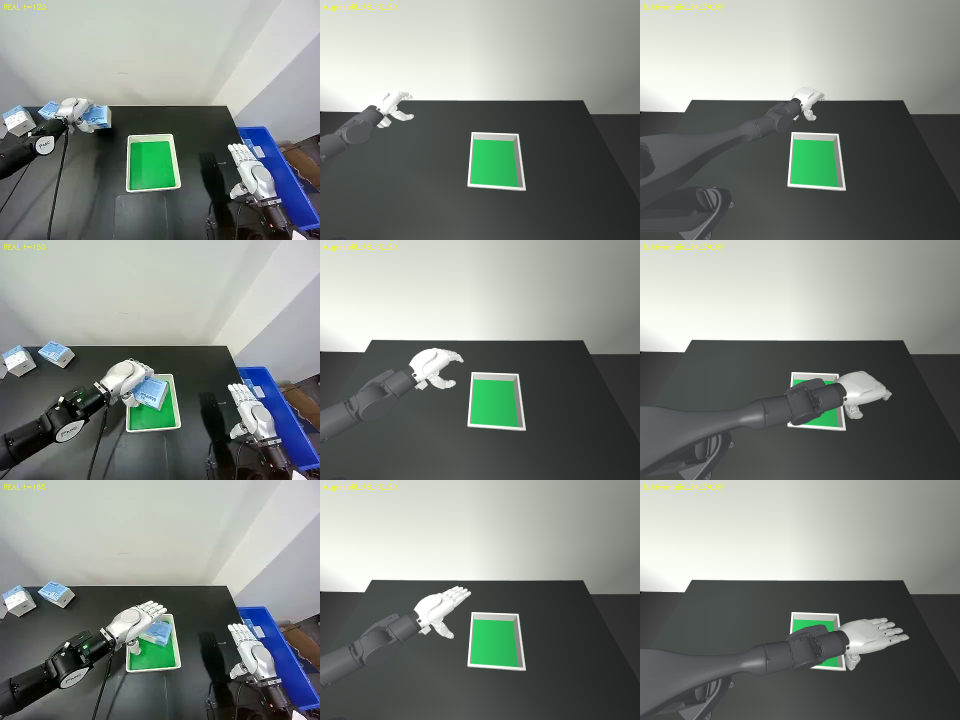
#> input picture mujoco_tissue_scene/reports/arbitration_triple.png, 1920 x 1440 px (shown at 1/2 size)
$ python -i fit_central_camera.py   (imports and definitions only)
#> lines starting #> are read from the running program, lines starting #| are printed output that depends on the picture; after the words box and inside, x2 and y2 are one past the last pixel; in counts of white or black regions, pixels touching at a corner belong together
#> further down, picture is the input picture: shape (1440, 1920, 3); mean B, G, R 128, 133.4, 126.7
"""Conditional planar camera fit using green tray; not a metric calibration.

Assumes scene tray dimensions, orientation and the existing camera focal length.
Writes a separate candidate config, never the default or raw data.
"""
import argparse
import json
from pathlib import Path

import cv2
import numpy as np
import yaml


def tray_corners(image):
    hsv = cv2.cvtColor(image, cv2.COLOR_BGR2HSV)
#> hsv: shape (1440, 1920, 3); mean H, S, V 60.5, 24.2, 135.4
    mask = cv2.inRange(hsv, np.array([35,60,35]), np.array([90,255,255]))
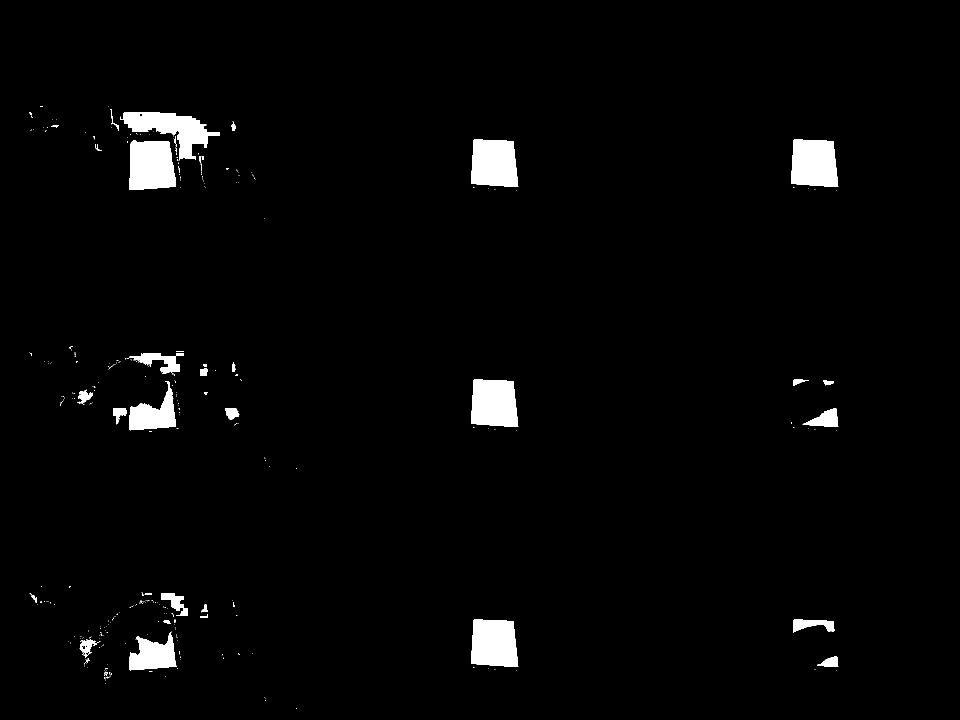
#> mask: shape (1440, 1920) (shown at 1/2 size); 2.5% white; 377 white regions (339 under 20 px)
    contours, _ = cv2.findContours(mask, cv2.RETR_EXTERNAL, cv2.CHAIN_APPROX_SIMPLE)
#> contours = 377 contours, 347 with area under 20; largest, box (x1, y1, x2, y2) and area: (258, 280, 352, 380) 8022, (942, 1239, 1037, 1334) 7720, (942, 759, 1037, 854) 7720, (1582, 279, 1677, 374) 7720, (942, 279, 1037, 374) 7720
    if not contours:
        raise ValueError("No green tray detected")
    contour = max(contours, key=cv2.contourArea)
#> contour = contour of 71 points, box (x1, y1, x2, y2) (258, 280, 352, 380), area 8022
    quad = cv2.approxPolyDP(contour, .035*cv2.arcLength(contour,True),True).reshape(-1,2)
#> quad = [[266, 280], [258, 379], [350, 373], [339, 284]]
    if len(quad) != 4 or cv2.contourArea(contour)<1000:
        raise ValueError("Cannot reliably find tray quadrilateral")
    quad = quad.astype(np.float64)
    # TL, TR, BR, BL in image; correspondence to world is an explicit assumption.
    sums, diffs = quad.sum(1), quad[:,1]-quad[:,0]
#> sums = [546, 637, 723, 623]; diffs = [14, 121, 23, -55]
    return quad[[np.argmin(sums),np.argmin(diffs),np.argmax(sums),np.argmax(diffs)]]


# [51 lines left out: function run, not called in this run]


# [7 lines not run here, left out]

>>> import cv2
>>> picture = cv2.imread('reports/arbitration_triple.png')
>>> result = tray_corners(picture)
#> result = [[266, 280], [339, 284], [350, 373], [258, 379]]
